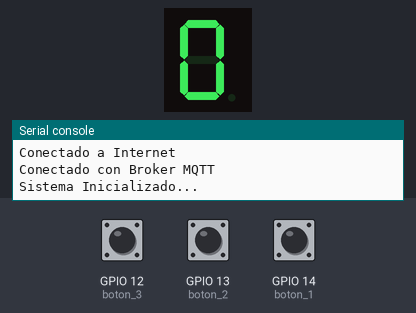
A program run on a simulated ESP32 board running MicroPython. Parts: 1-digit seven-segment display, the last lines printed to the serial console. The test bench sets the inputs (shaded band); at power-on: GPIO 12 (boton_3) HIGH, GPIO 14 (boton_1) HIGH, GPIO 13 (boton_2) HIGH. WiFi joins after 1.5 s; no MQTT or app messages arrive unless stated; the segment pins are drawn as the display they are named for.

Above: at 2.8 s.
2.9 s: GPIO 12 (boton_3) pulled LOW for 3.2 s
At 6.4 s:
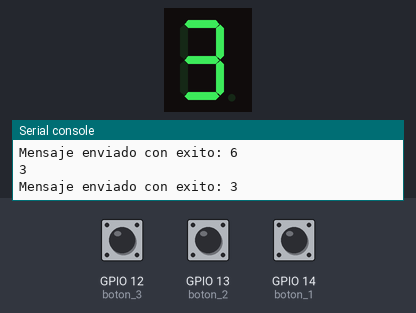
7.6 s: GPIO 14 (boton_1) pulled LOW for 0.15 s
At 7.9 s:
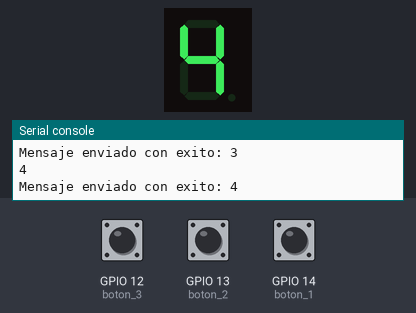
9.2 s: GPIO 13 (boton_2) pulled LOW for 0.15 s
At 10.1 s:
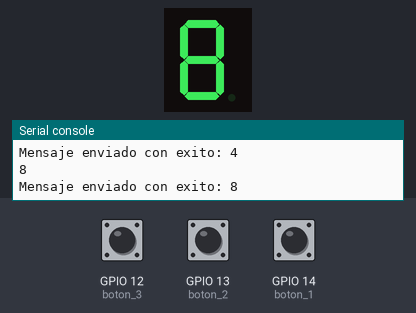
10.8 s: GPIO 12 (boton_3) pulled LOW for 0.15 s
At 12.0 s:
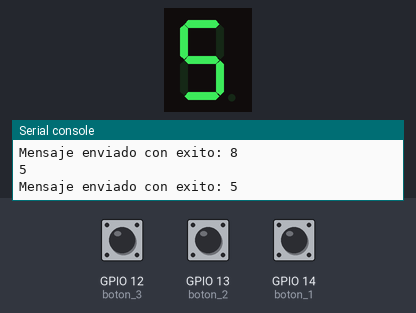
12.4 s: GPIO 13 (boton_2) pulled LOW for 1 s
At 12.8 s:
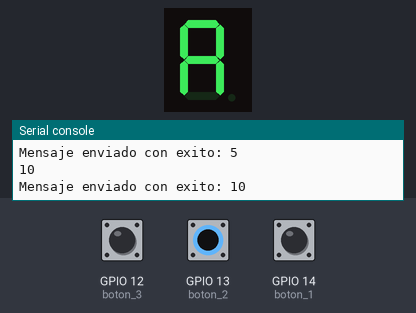
14.9 s: GPIO 14 (boton_1) pulled LOW for 1 s
At 15.6 s:
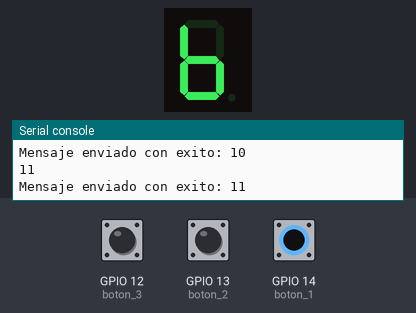
Timing chart, 0 to 17.9 s (numbered marks = the images above; inputs shaded):
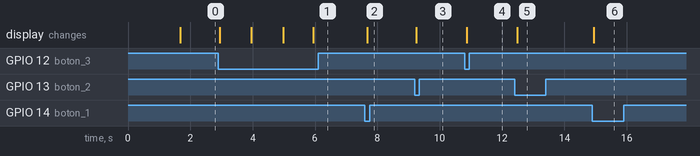

Measured:
- after the input at 2.9 s, the display: first changes at once (image 1 shows a later state)
- after the input at 7.6 s, the display: changes after 0.08 s (image 2)
- after the input at 9.2 s, the display: changes at once (image 3)
- after the input at 10.8 s, the display: changes after 0.06 s (image 4)
- after the input at 12.4 s, the display: changes after 0.08 s (image 5)
- after the input at 14.9 s, the display: changes at once (image 6)

The program:

code.py
```python
from machine import Pin
from utime import sleep

import time
from machine import Pin

from umqtt.simple import MQTTClient
import network


# Definiciones
ssid = 'AcáESP32'
wifipassword = '12345678'
sta_if = network.WLAN(network.STA_IF)
sta_if.active(True)


# Conexión a internet
sta_if.connect(ssid, wifipassword)
print("Conectando")
while not sta_if.isconnected():
   print(".", end="")
   time.sleep(0.1)
print("")
print("Conectado a Internet")
# ----


# Conexión a los tópicos
mqtt_server = "io.adafruit.com"
port = 1883
user = "Santio0o"
password = "aio_eSdJ57apDS3NfUMv9gsipqHvxsZK"
client_id_gauge = "Identificador"
topico_lectura="Santio0o/feeds/Lectura"


# Conexión al broker
try:
   conexionMQTT = MQTTClient(client_id_gauge, mqtt_server,user=user,password=password,port=int(port))
   conexionMQTT.connect() #Hacemos la conexión.
   print("Conectado con Broker MQTT")
except OSError as e:
   #Si falló la conexión, reiniciamos todo
   print("Fallo la conexion al Broker, reiniciando...")
   time.sleep(5)
   machine.reset()


# Funciones
def enviar_msg(msg):
   try:
       conexionMQTT.publish(topico_lectura,str(msg))
       print(f'Mensaje enviado con exito: {msg}')
   except OSError as e:
       print("Error ",e)
       time.sleep(5)
       machine.reset()
# ----

print("Sistema Inicializado...")

pin_a = Pin(23, Pin.OUT)
pin_b = Pin(27, Pin.OUT)
pin_c = Pin(15, Pin.OUT)
pin_d = Pin(18, Pin.OUT)
pin_e = Pin(19, Pin.OUT)
pin_f = Pin(21, Pin.OUT)
pin_g = Pin(22, Pin.OUT)

def mostrar_digito(digito_hex):
    if digito_hex == 0:
        pin_a.value(1)
        pin_b.value(1)
        pin_c.value(1)
        pin_d.value(1)
        pin_e.value(1)
        pin_f.value(1)
        pin_g.value(0)
    elif digito_hex == 1:
        pin_a.value(0)
        pin_b.value(1)
        pin_c.value(1)
        pin_d.value(0)
        pin_e.value(0)
        pin_f.value(0)
        pin_g.value(0)
    elif digito_hex == 2:
        pin_a.value(1)
        pin_b.value(1)
        pin_c.value(0)
        pin_d.value(1)
        pin_e.value(1)
        pin_f.value(0)
        pin_g.value(1)
    elif digito_hex == 3:
        pin_a.value(1)
        pin_b.value(1)
        pin_c.value(1)
        pin_d.value(1)
        pin_e.value(0)
        pin_f.value(0)
        pin_g.value(1)
    elif digito_hex == 4:
        pin_a.value(0)
        pin_b.value(1)
        pin_c.value(1)
        pin_d.value(0)
        pin_e.value(0)
        pin_f.value(1)
        pin_g.value(1)
    elif digito_hex == 5:
        pin_a.value(1)
        pin_b.value(0)
        pin_c.value(1)
        pin_d.value(1)
        pin_e.value(0)
        pin_f.value(1)
        pin_g.value(1)
    elif digito_hex == 6:
        pin_a.value(1)
        pin_b.value(0)
        pin_c.value(1)
        pin_d.value(1)
        pin_e.value(1)
        pin_f.value(1)
        pin_g.value(1)
    elif digito_hex == 7:
        pin_a.value(1)
        pin_b.value(1)
        pin_c.value(1)
        pin_d.value(0)
        pin_e.value(0)
        pin_f.value(0)
        pin_g.value(0)
    elif digito_hex == 8:
        pin_a.value(1)
        pin_b.value(1)
        pin_c.value(1)
        pin_d.value(1)
        pin_e.value(1)
        pin_f.value(1)
        pin_g.value(1)
    elif digito_hex == 9:
        pin_a.value(1)
        pin_b.value(1)
        pin_c.value(1)
        pin_d.value(1)
        pin_e.value(0)
        pin_f.value(1)
        pin_g.value(1)
    elif digito_hex == 10:
        pin_a.value(1)
        pin_b.value(1)
        pin_c.value(1)
        pin_d.value(0)
        pin_e.value(1)
        pin_f.value(1)
        pin_g.value(1)
    elif digito_hex == 11:
        pin_a.value(0)
        pin_b.value(0)
        pin_c.value(1)
        pin_d.value(1)
        pin_e.value(1)
        pin_f.value(1)
        pin_g.value(1)
    elif digito_hex == 12:
        pin_a.value(1)
        pin_b.value(0)
        pin_c.value(0)
        pin_d.value(1)
        pin_e.value(1)
        pin_f.value(1)
        pin_g.value(0)
    elif digito_hex == 13:
        pin_a.value(0)
        pin_b.value(1)
        pin_c.value(1)
        pin_d.value(1)
        pin_e.value(1)
        pin_f.value(0)
        pin_g.value(1)
    elif digito_hex == 14:
        pin_a.value(1)
        pin_b.value(0)
        pin_c.value(0)
        pin_d.value(1)
        pin_e.value(1)
        pin_f.value(1)
        pin_g.value(1)
    elif digito_hex == 15:
        pin_a.value(1)
        pin_b.value(0)
        pin_c.value(0)
        pin_d.value(0)
        pin_e.value(1)
        pin_f.value(1)
        pin_g.value(1)
    else:
        print("Dígito hexadecimal no válido:", digito_hex)


boton_1 = Pin(14, Pin.IN, Pin.PULL_UP)
boton_3 = Pin(12, Pin.IN, Pin.PULL_UP)
boton_2 = Pin(13, Pin.IN, Pin.PULL_UP)

contador = 0
turno = 0

mostrar_digito(0)

while True:
    estado_1 = boton_1.value()
    estado_3 = boton_3.value()
    estado_2 = boton_2.value()

    if estado_1 == 0:
        contador = contador + 1
        if contador > 15:
            contador = contador - 15
        elif contador < 0:
            contador = contador + 15
        mostrar_digito(contador)
        print(contador)
        enviar_msg(contador)
        time.sleep(1)
    elif estado_3 == 0:
        contador = contador - 3
        if contador >= 15:
            contador = contador - 15
        elif contador <= 0:
            contador = contador + 15
        mostrar_digito(contador)
        print(contador)
        enviar_msg(contador)
        time.sleep(1)
    elif estado_2 == 0:
        contador = contador * 2
        if contador >= 15:
            contador = contador - 15
        elif contador <= 0:
            contador = contador + 15
        mostrar_digito(contador)
        print(contador)
        enviar_msg(contador)
        time.sleep(1)

    if contador >= 15:
        contador = 15
    elif contador <= 0:
        contador = 0
```
